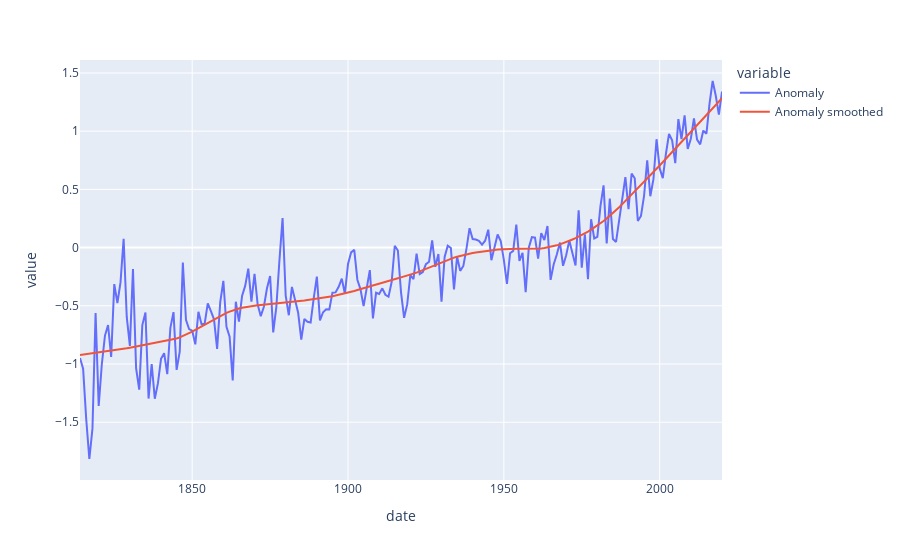

Notebook code for this chart:
### Code cell
px.line(ox_stack_global_1Y,
y=['Anomaly', 'Anomaly smoothed'])

### Figure 1 — Plotly figure (JSON) as saved in the notebook; plotly's stock layout.template omitted (floating-point values rounded to 4 significant figures; data arrays with more than 128 entries replaced by an {"elided": "..."} marker saying what was removed)
{"data": [{"hovertemplate": "variable=Anomaly<br>date=%{x}<br>value=%{y}<extra></extra>", "legendgroup": "Anomaly", "line": {"color": "#636efa", "dash": "solid"}, "marker": {"symbol": "circle"}, "mode": "lines", "name": "Anomaly", "orientation": "v", "showlegend": true, "type": "scatter", "x": {"elided": "207 str values"}, "xaxis": "x", "y": {"elided": "207 float values"}, "yaxis": "y"}, {"hovertemplate": "variable=Anomaly smoothed<br>date=%{x}<br>value=%{y}<extra></extra>", "legendgroup": "Anomaly smoothed", "line": {"color": "#EF553B", "dash": "solid"}, "marker": {"symbol": "circle"}, "mode": "lines", "name": "Anomaly smoothed", "orientation": "v", "showlegend": true, "type": "scatter", "x": {"elided": "207 str values"}, "xaxis": "x", "y": {"elided": "207 float values"}, "yaxis": "y"}], "layout": {"legend": {"title": {"text": "variable"}, "tracegroupgap": 0}, "margin": {"t": 60}, "xaxis": {"anchor": "y", "domain": [0, 1], "title": {"text": "date"}}, "yaxis": {"anchor": "x", "domain": [0, 1], "title": {"text": "value"}}}}
